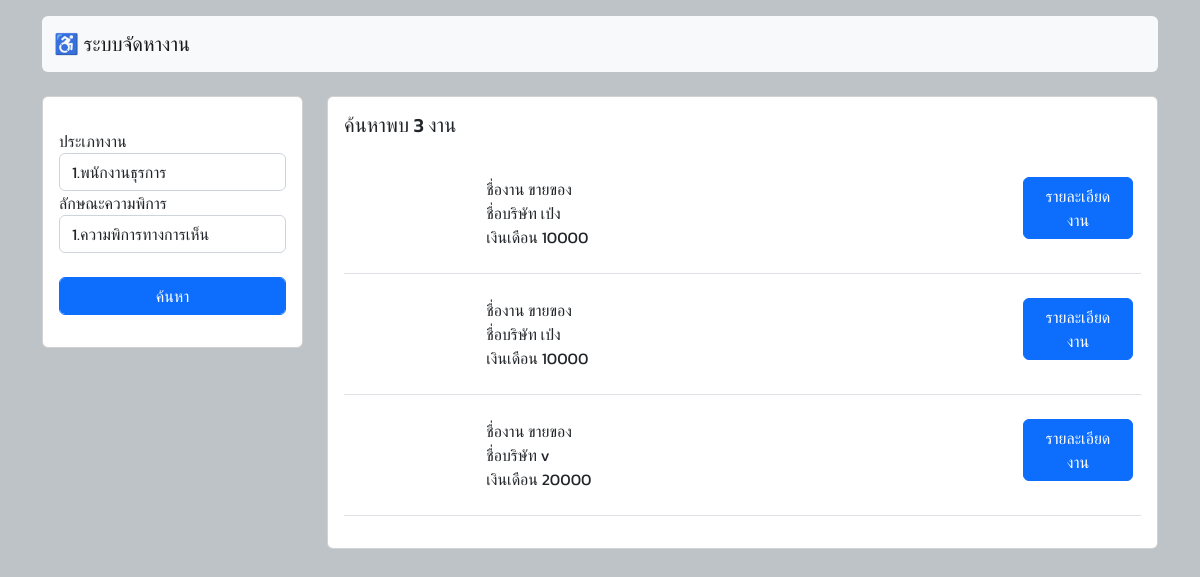
/loginpass_u.php, run on the app's committed database.
### tables this page shows
CREATE TABLE `job` (
  `job_id` int(3) NOT NULL,
  `job_name` varchar(50) NOT NULL,
  `job_detail` text NOT NULL,
  `job_welfare` varchar(200) NOT NULL,
  `job_salary` varchar(50) NOT NULL,
  `job_wb` text NOT NULL,
  `job_status` int(11) NOT NULL DEFAULT 0,
  `id_dst` int(3) NOT NULL,
  `job_cpid` int(3) NOT NULL
);

CREATE TABLE `company` (
  `cp_id` int(11) NOT NULL,
  `cp_name` text NOT NULL,
  `cp_address` varchar(100) NOT NULL,
  `cp_phone` varchar(10) NOT NULL,
  `cp_email` varchar(50) NOT NULL,
  `cp_user` varchar(13) DEFAULT NULL,
  `cp_password` varchar(30) DEFAULT NULL,
  `cp_picture` varchar(30) DEFAULT NULL
);

### loginpass_u.php (the view, shortened to what this page needs)
<!DOCTYPE html>
<html>
<head>
	<link href="https://cdn.jsdelivr.net/npm/bootstrap@5.2.2/dist/css/bootstrap.min.css" rel="stylesheet">
</head>
<body>
	<div class="container mt-3">
<?php
include "head.php";
?>
	</div>
     <br>
	 <div class="container">
	 <div class="row">
	 <div class="col-sm-12 col-md-3 col-lg-3 mx-auto">
        <div class="card" style="width:100%;">
        <form action="loginpass_u.php" method="post">
          <div class="card-body">
            <p class="card-text">
                <div class="form-group">
                    <label>ประเภทงาน</label>
                    <select name="type" class="form-control">
                        <?php
                        $sql="SELECT * from typejob";
                        $result=mysqli_query($con,$sql);
                        $n=1;
                        while($row=mysqli_fetch_assoc($result)){
                        ?>
                        <option value="<?php echo $row['id_tpjob']; ?>"><?php echo $n++.".".$row['name_tpjob']; ?></option>
                        <?php } ?>
                    </select>
                </div>
                <div class="form-group">
                    <label>ลักษณะความพิการ</label>
                    <select name="dst" class="form-control">
                        <?php
                        $sql="SELECT * from disability";
                        $result=mysqli_query($con,$sql);
                        $n=1;
                        while($row=mysqli_fetch_assoc($result)){
                        ?>
                        <option value="<?php echo $row['id_dst']; ?>"><?php echo $n++.".".$row['name_dst']; ?></option>
                        <?php } ?>
                    </select>
                </div>
                <div class="form-group">
                  <div class="col-sm-12">
                    <input type="submit" value="ค้นหา" class="btn btn-primary form-control">
                    </div>
                </div>
            </p>
          </div>
        </div></form>
	 </div>
	 <div class="col-sm-12 col-md-9 col-lg-9 mx-auto">
        <div class="card mx-auto">
         <?php
         if(!empty($_POST['dst']))
         {
$t=$_POST['type'];
$d=$_POST['dst'];
          $sql="SELECT * from job Inner join company on job_cpid=cp_id WHERE job_wb='$t' and id_dst='$d'";
         }else{
         $sql="SELECT * from job Inner join company on job_cpid=cp_id";
         }
            $result=mysqli_query($con,$sql);
            $num=mysqli_num_rows($result);
         ?>
          <div class="card-body " >
            <h5 class="card-title">ค้นหาพบ <?php echo $num; ?> งาน </h5>
            <p class="card-text">
            <table border="0" width="100%" class="table table-hover" align="center">
            <?php
                    while($row=mysqli_fetch_assoc($result)){
                    ?>
                <tr >
                    <td>
                        <p>
                            <div class="row">
                            <div class="col-sm-12 col-lg-2 col-md-2">
                            </div>
                            <div class="col-sm-12 col-lg-8 col-md-8">
                            <?php echo "ชื่องาน ".$row['job_name']; ?><br>
                               <?php echo "ชื่อบริษัท ".$row['cp_name']; ?><br>
                               <?php echo "เงินเดือน ".$row['job_salary']; ?><br>
                            </div>
                            <div class="col-sm-12 col-lg-2 col-md-2">
                            <a href="detailjob.php?jid=<?php echo $row['cp_id']; ?>" class="btn btn-primary">รายละเอียดงาน</a>
                            </div>
                        </div>
                        </p>
                    </td>
                </tr>
                <?php } ?>
         </table>
            </p>
          </div>
        </div>
	 </div></div>
	 </div>
</body>
</html>

### loginpass_u.php (style rules this page uses)
body { background: #bdc3c7; font-family: 'Kanit', sans-serif; }

### data on the page
job: job_name "ขายของ", company.cp_name "เป่ง", job_salary "10000"
job: job_name "ขายของ", company.cp_name "เป่ง", job_salary "10000"
job: job_name "ขายของ", company.cp_name "v", job_salary "20000"

### other printed values
$num "3"
form field type "1.พนักงานธุรการ"
form field dst "1.ความพิการทางการเห็น"
